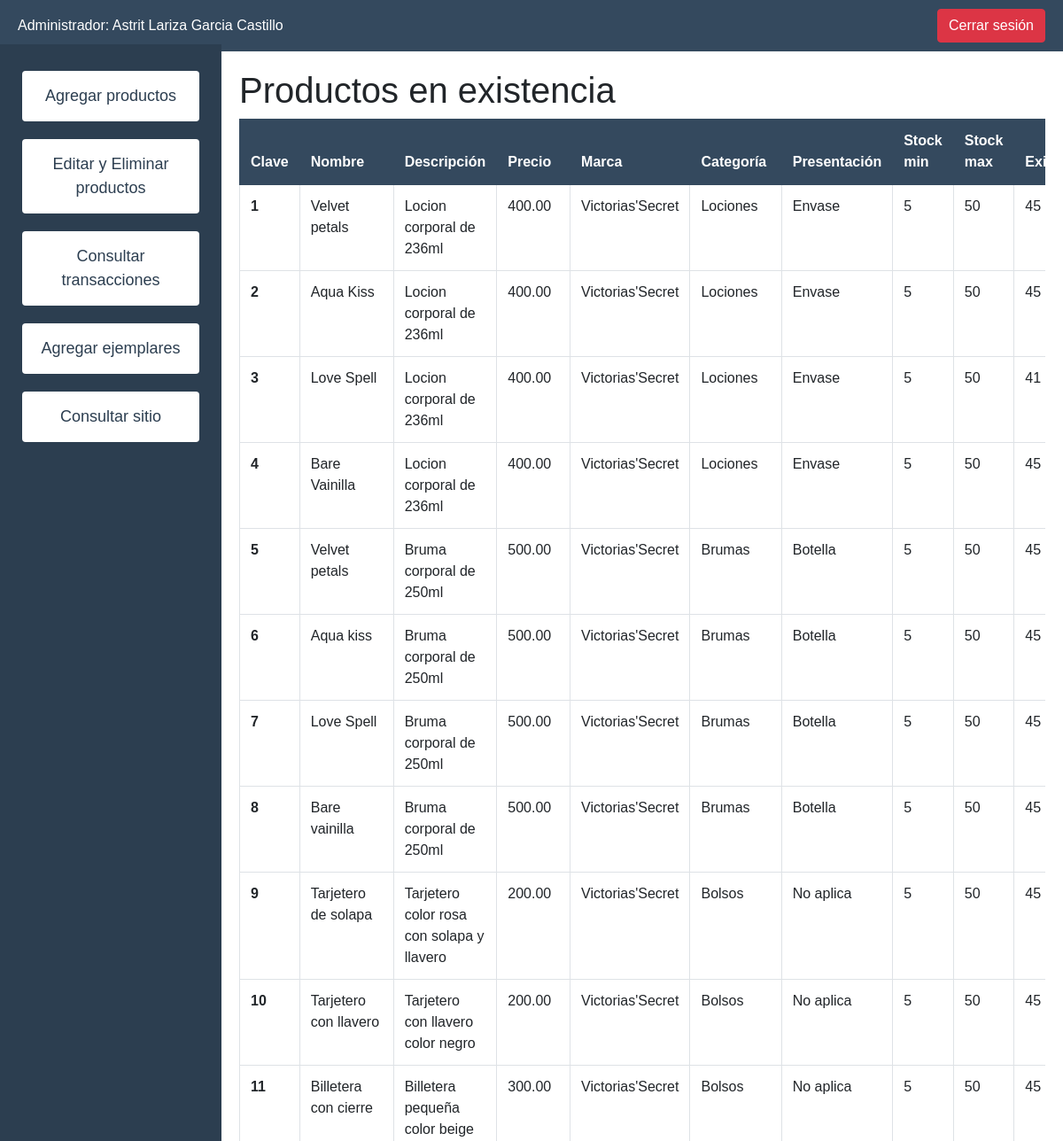
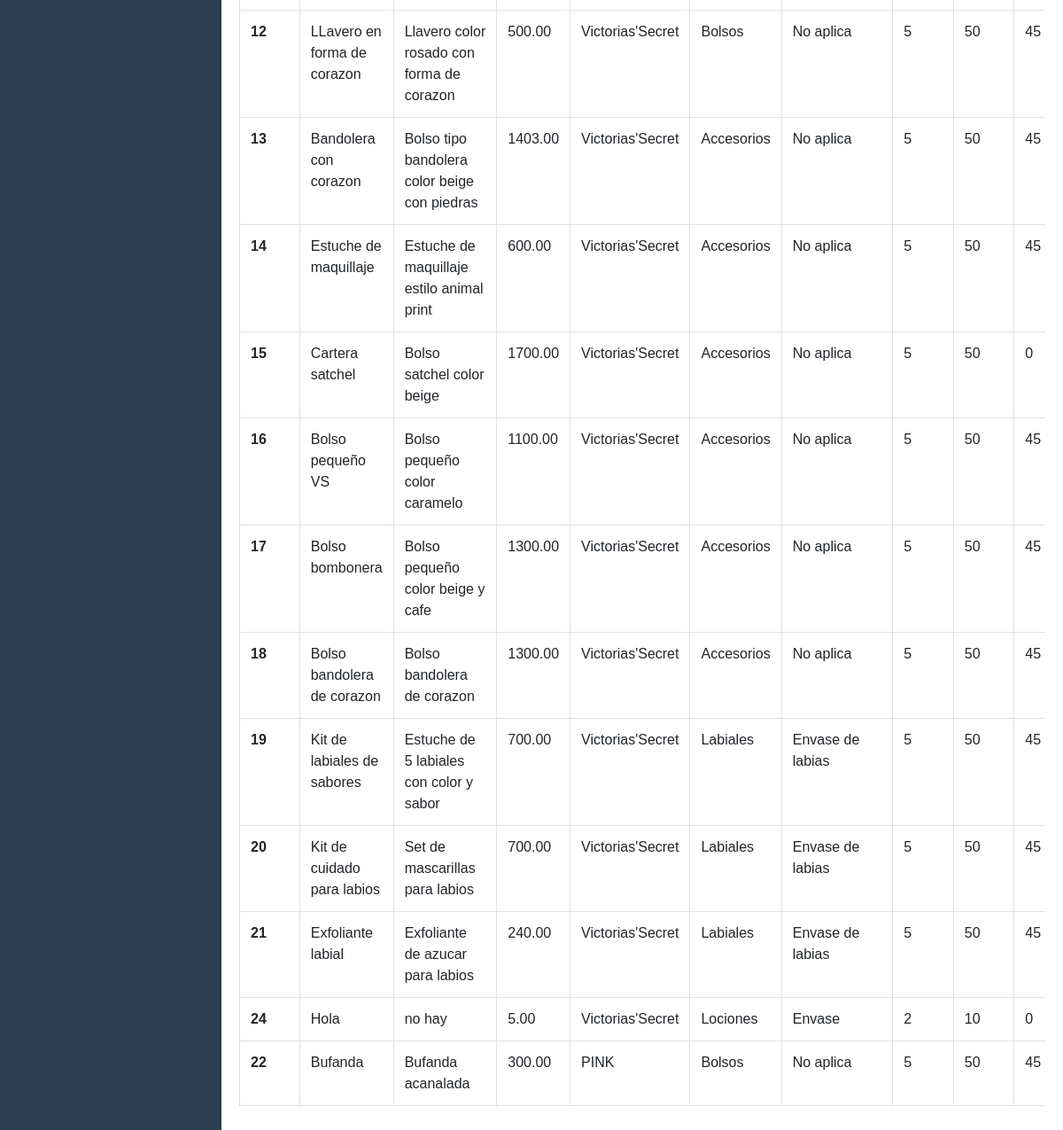
The page / on the database its author committed (2 pictures, top to bottom).
### tables this page shows
CREATE TABLE `producto`  (
  `id` int NOT NULL AUTO_INCREMENT,
  `nombre` varchar(255) NOT NULL,
  `descripcion` text NULL,
  `precio` decimal(10, 2) NOT NULL,
  `id_marca` int NULL DEFAULT NULL,
  `id_categoria` int NULL DEFAULT NULL,
  `id_presentacion` int NULL DEFAULT NULL,
  `stock_minimo` int NULL DEFAULT 0,
  `stock_maximo` int NULL DEFAULT 0,
  `cantidad` int NULL DEFAULT 0,
  `imagen_url` varchar(255) NULL DEFAULT NULL,
  PRIMARY KEY (`id`) USING BTREE,
  INDEX `id_marca`(`id_marca` ASC) USING BTREE,
  INDEX `id_categoria`(`id_categoria` ASC) USING BTREE,
  INDEX `id_presentacion`(`id_presentacion` ASC) USING BTREE,
  CONSTRAINT `producto_ibfk_1` FOREIGN KEY (`id_marca`) REFERENCES `marca` (`id`) ON DELETE RESTRICT ON UPDATE RESTRICT,
  CONSTRAINT `producto_ibfk_2` FOREIGN KEY (`id_categoria`) REFERENCES `categoria` (`id`) ON DELETE RESTRICT ON UPDATE RESTRICT,
  CONSTRAINT `producto_ibfk_3` FOREIGN KEY (`id_presentacion`) REFERENCES `presentacion` (`id`) ON DELETE RESTRICT ON UPDATE RESTRICT
);

CREATE TABLE `marca`  (
  `id` int NOT NULL AUTO_INCREMENT,
  `nombre` varchar(255) NOT NULL,
  PRIMARY KEY (`id`) USING BTREE,
  INDEX `id`(`id` ASC) USING BTREE
);

CREATE TABLE `categoria`  (
  `id` int NOT NULL AUTO_INCREMENT,
  `nombre` varchar(255) NOT NULL,
  PRIMARY KEY (`id`) USING BTREE
);

CREATE TABLE `presentacion`  (
  `id` int NOT NULL AUTO_INCREMENT,
  `nombre` varchar(255) NOT NULL,
  PRIMARY KEY (`id`) USING BTREE
);

### index.php (the view, shortened to what this page needs)
<!DOCTYPE html>
<html lang="en">
<head>
    <link href="https://stackpath.bootstrapcdn.com/bootstrap/4.5.2/css/bootstrap.min.css" rel="stylesheet">
</head>
<body>
<div class="header">
    <div>Administrador: Astrit Lariza Garcia Castillo</div>
    <button onclick="logout()" class="btn btn-danger">Cerrar sesión</button>
</div>
<div class="sidebar">
    <button onclick="navigateTo('registrar-producto.php')" class="btn btn-light">Agregar productos</button>
    <button onclick="navigateTo('edit_elim.php')" class="btn btn-light">Editar y Eliminar productos</button>
    <button onclick="navigateTo('transaccion.php')" class="btn btn-light">Consultar transacciones</button>
    <button onclick="navigateTo('insertar-ejemplares.php')" class="btn btn-light">Agregar ejemplares</button>
    <button onclick="navigateTo('menu.php')" class="btn btn-light">Consultar sitio</button>
</div>
<div class="main-content">
    <h1>Productos en existencia</h1>
    <div class="table-responsive">
        <table class="table table-custom table-bordered">
            <thead>
                <tr>
                    <th scope="col">Clave</th>
                    <th scope="col">Nombre</th>
                    <th scope="col">Descripción</th>
                    <th scope="col">Precio</th>
                    <th scope="col">Marca</th>
                    <th scope="col">Categoría</th>
                    <th scope="col">Presentación</th>
                    <th scope="col">Stock min</th>
                    <th scope="col">Stock max</th>
                    <th scope="col">Existencias</th>
                </tr>
            </thead>
            <tbody>
                <?php
                include("conexion/conectar-mysql.php");
                $sql = "SELECT p.id, p.nombre, p.descripcion, p.precio, m.nombre AS marca, c.nombre AS categoria, pr.nombre AS presentacion, p.stock_minimo, p.stock_maximo, p.cantidad
                FROM Producto p
                INNER JOIN Marca m ON p.id_marca = m.id
                INNER JOIN Categoria c ON p.id_categoria = c.id
                INNER JOIN Presentacion pr ON p.id_presentacion = pr.id";
                $ejecConsulta = mysqli_query($conexion, $sql);
                while ($regProducto = mysqli_fetch_array($ejecConsulta)) {
                    echo "<tr>";
                    echo "<th scope='row'>" . $regProducto['id'] . "</th>" .
                         "<td>" . $regProducto['nombre'] . "</td>" .
                         "<td>" . $regProducto['descripcion'] . "</td>" .
                         "<td>" . $regProducto['precio'] . "</td>" .
                         "<td>" . $regProducto['marca'] . "</td>" .
                         "<td>" . $regProducto['categoria'] . "</td>" .
                         "<td>" . $regProducto['presentacion'] . "</td>" .
                         "<td>" . $regProducto['stock_minimo'] . "</td>" .
                         "<td>" . $regProducto['stock_maximo'] . "</td>" .
                         "<td>" . $regProducto['cantidad'] . "</td>";
                    echo "</tr>";
                }
                ?>
            </tbody>
        </table>
    </div>
</div>
</body>
</html>

### index.php (style rules this page uses)
body { font-family: Arial, sans-serif; margin: 0; height: 100vh; display: flex; flex-direction: column; }
.header { width: 100%; background-color: #34495e; color: white; padding: 10px 20px; display: flex; justify-content: space-between; align-items: center; }
.sidebar { width: 250px; background-color: #2c3e50; height: calc(100vh - 50px); padding-top: 20px; position: fixed; top: 50px; display: flex; flex-direction: column; align-items: center; }
.sidebar button { width: 80%; padding: 15px; margin: 10px 0; font-size: 18px; color: #2c3e50; background-color: white; border: none; cursor: pointer; transition: background 0.3s, color 0.3s; }
.main-content { margin-left: 250px; padding: 20px; width: calc(100% - 250px); overflow-x: auto; }
.table-custom thead th { background-color: #34495e; color: white; border-color: #34495e; }

### rows shown on the page
producto: id "1", nombre "Velvet petals", descripcion "Locion corporal de 236ml", precio "400.00", id_marca.nombre "Victorias'Secret", id_categoria.nombre "Lociones", id_presentacion.nombre "Envase", stock_minimo "5", stock_maximo "50", cantidad "45"
producto: id "2", nombre "Aqua Kiss", descripcion "Locion corporal de 236ml", precio "400.00", id_marca.nombre "Victorias'Secret", id_categoria.nombre "Lociones", id_presentacion.nombre "Envase", stock_minimo "5", stock_maximo "50", cantidad "45"
producto: id "3", nombre "Love Spell", descripcion "Locion corporal de 236ml", precio "400.00", id_marca.nombre "Victorias'Secret", id_categoria.nombre "Lociones", id_presentacion.nombre "Envase", stock_minimo "5", stock_maximo "50", cantidad "41"
producto: id "4", nombre "Bare Vainilla", descripcion "Locion corporal de 236ml", precio "400.00", id_marca.nombre "Victorias'Secret", id_categoria.nombre "Lociones", id_presentacion.nombre "Envase", stock_minimo "5", stock_maximo "50", cantidad "45"
producto: id "5", nombre "Velvet petals", descripcion "Bruma corporal de 250ml", precio "500.00", id_marca.nombre "Victorias'Secret", id_categoria.nombre "Brumas", id_presentacion.nombre "Botella", stock_minimo "5", stock_maximo "50", cantidad "45"
producto: id "6", nombre "Aqua kiss", descripcion "Bruma corporal de 250ml", precio "500.00", id_marca.nombre "Victorias'Secret", id_categoria.nombre "Brumas", id_presentacion.nombre "Botella", stock_minimo "5", stock_maximo "50", cantidad "45"
producto: id "7", nombre "Love Spell", descripcion "Bruma corporal de 250ml", precio "500.00", id_marca.nombre "Victorias'Secret", id_categoria.nombre "Brumas", id_presentacion.nombre "Botella", stock_minimo "5", stock_maximo "50", cantidad "45"
producto: id "8", nombre "Bare vainilla", descripcion "Bruma corporal de 250ml", precio "500.00", id_marca.nombre "Victorias'Secret", id_categoria.nombre "Brumas", id_presentacion.nombre "Botella", stock_minimo "5", stock_maximo "50", cantidad "45"
producto: id "9", nombre "Tarjetero de solapa", descripcion "Tarjetero color rosa con solapa y llavero", precio "200.00", id_marca.nombre "Victorias'Secret", id_categoria.nombre "Bolsos", id_presentacion.nombre "No aplica", stock_minimo "5", stock_maximo "50", cantidad "45"
producto: id "10", nombre "Tarjetero con llavero", descripcion "Tarjetero con llavero color negro", precio "200.00", id_marca.nombre "Victorias'Secret", id_categoria.nombre "Bolsos", id_presentacion.nombre "No aplica", stock_minimo "5", stock_maximo "50", cantidad "45"
producto: id "11", nombre "Billetera con cierre", descripcion "Billetera pequeña color beige", precio "300.00", id_marca.nombre "Victorias'Secret", id_categoria.nombre "Bolsos", id_presentacion.nombre "No aplica", stock_minimo "5", stock_maximo "50", cantidad "45"
producto: id "12", nombre "LLavero en forma de corazon", descripcion "Llavero color rosado con forma de corazon", precio "500.00", id_marca.nombre "Victorias'Secret", id_categoria.nombre "Bolsos", id_presentacion.nombre "No aplica", stock_minimo "5", stock_maximo "50", cantidad "45"
producto: id "13", nombre "Bandolera con corazon", descripcion "Bolso tipo bandolera color beige con piedras", precio "1403.00", id_marca.nombre "Victorias'Secret", id_categoria.nombre "Accesorios", id_presentacion.nombre "No aplica", stock_minimo "5", stock_maximo "50", cantidad "45"
producto: id "14", nombre "Estuche de maquillaje", descripcion "Estuche de maquillaje estilo animal print", precio "600.00", id_marca.nombre "Victorias'Secret", id_categoria.nombre "Accesorios", id_presentacion.nombre "No aplica", stock_minimo "5", stock_maximo "50", cantidad "45"
producto: id "15", nombre "Cartera satchel", descripcion "Bolso satchel color beige", precio "1700.00", id_marca.nombre "Victorias'Secret", id_categoria.nombre "Accesorios", id_presentacion.nombre "No aplica", stock_minimo "5", stock_maximo "50", cantidad "0"
producto: id "16", nombre "Bolso pequeño VS", descripcion "Bolso pequeño color caramelo", precio "1100.00", id_marca.nombre "Victorias'Secret", id_categoria.nombre "Accesorios", id_presentacion.nombre "No aplica", stock_minimo "5", stock_maximo "50", cantidad "45"
producto: id "17", nombre "Bolso bombonera", descripcion "Bolso pequeño color beige y cafe", precio "1300.00", id_marca.nombre "Victorias'Secret", id_categoria.nombre "Accesorios", id_presentacion.nombre "No aplica", stock_minimo "5", stock_maximo "50", cantidad "45"
producto: id "18", nombre "Bolso bandolera de corazon", descripcion "Bolso bandolera de corazon", precio "1300.00", id_marca.nombre "Victorias'Secret", id_categoria.nombre "Accesorios", id_presentacion.nombre "No aplica", stock_minimo "5", stock_maximo "50", cantidad "45"
producto: id "19", nombre "Kit de labiales de sabores", descripcion "Estuche de 5 labiales con color y sabor", precio "700.00", id_marca.nombre "Victorias'Secret", id_categoria.nombre "Labiales", id_presentacion.nombre "Envase de labias", stock_minimo "5", stock_maximo "50", cantidad "45"
producto: id "20", nombre "Kit de cuidado para labios", descripcion "Set de mascarillas para labios", precio "700.00", id_marca.nombre "Victorias'Secret", id_categoria.nombre "Labiales", id_presentacion.nombre "Envase de labias", stock_minimo "5", stock_maximo "50", cantidad "45"
producto: id "21", nombre "Exfoliante labial", descripcion "Exfoliante de azucar para labios", precio "240.00", id_marca.nombre "Victorias'Secret", id_categoria.nombre "Labiales", id_presentacion.nombre "Envase de labias", stock_minimo "5", stock_maximo "50", cantidad "45"
producto: id "24", nombre "Hola", descripcion "no hay", precio "5.00", id_marca.nombre "Victorias'Secret", id_categoria.nombre "Lociones", id_presentacion.nombre "Envase", stock_minimo "2", stock_maximo "10", cantidad "0"
producto: id "22", nombre "Bufanda", descripcion "Bufanda acanalada", precio "300.00", id_marca.nombre "PINK", id_categoria.nombre "Bolsos", id_presentacion.nombre "No aplica", stock_minimo "5", stock_maximo "50", cantidad "45"
